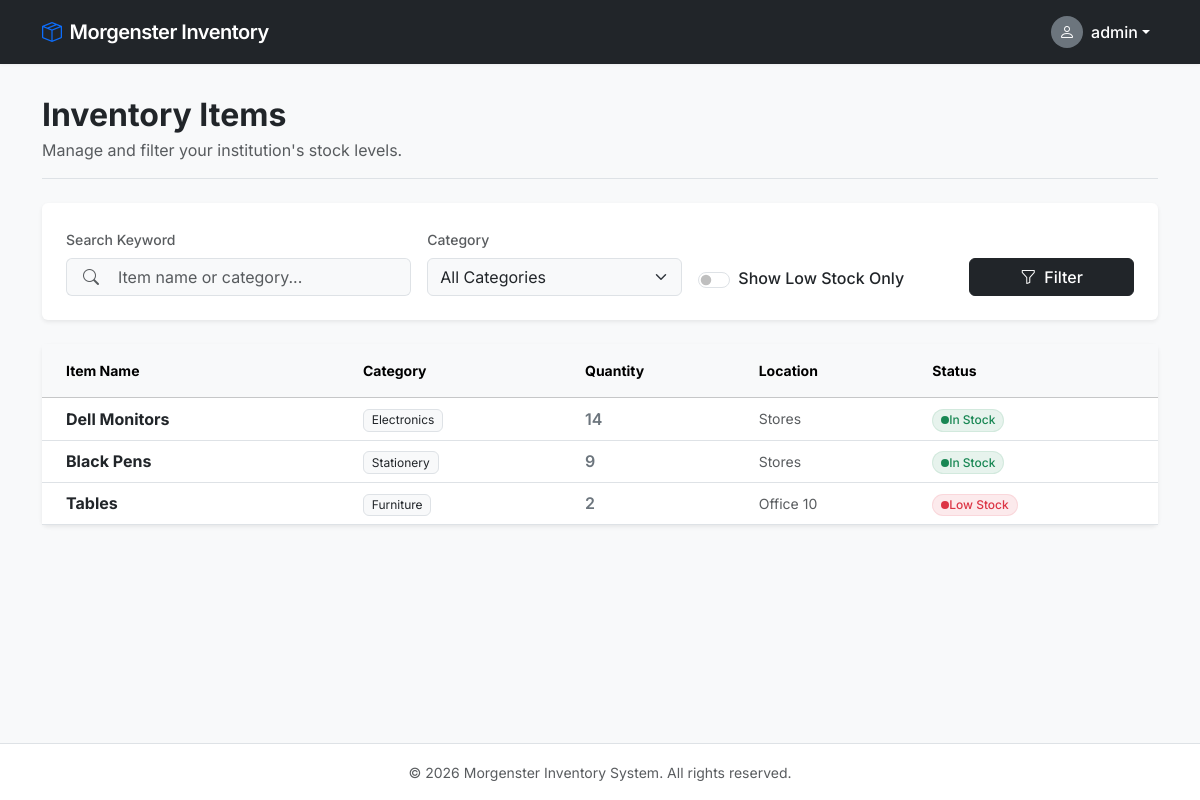
Page /inventory/ (signed in) on the earlier database version.
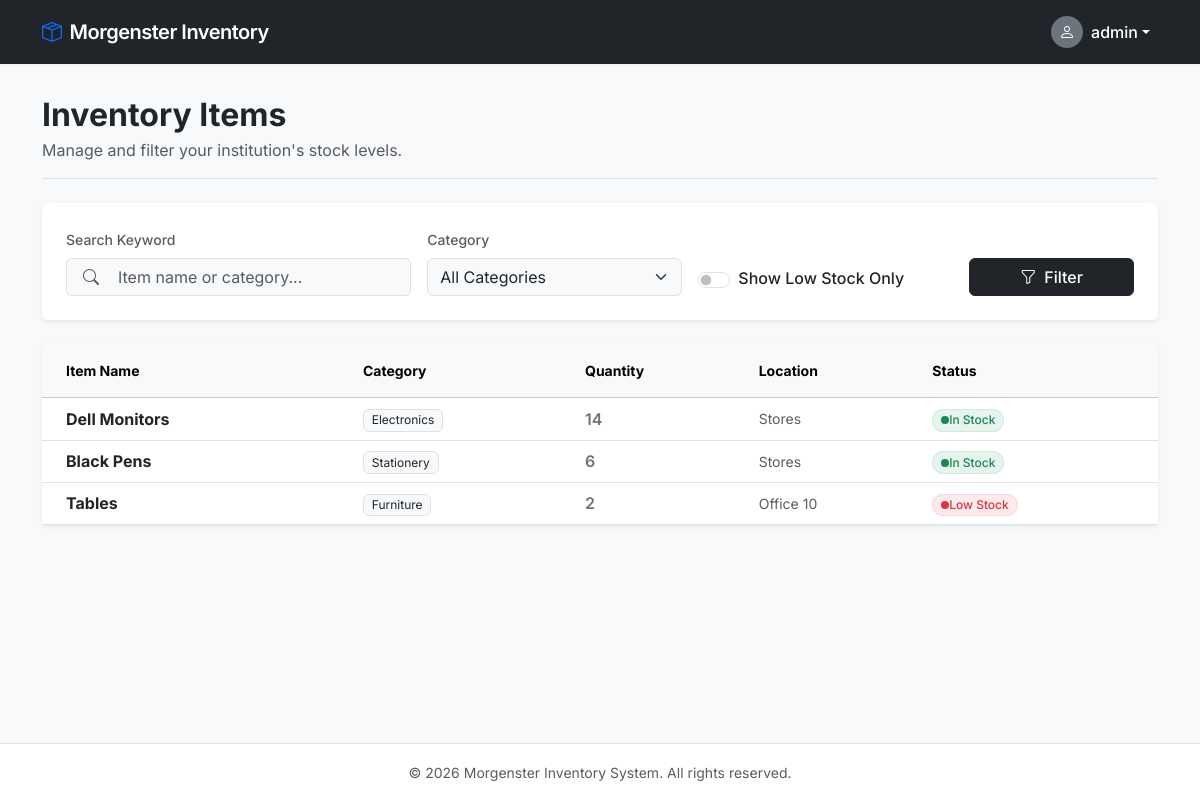
Same page on the later database version.
### inventory/models.py (models this page shows, shortened)
class Item(models.Model):
    name = models.CharField(max_length=200)
    category = models.ForeignKey(Category, on_delete=models.CASCADE)
    quantity = models.PositiveIntegerField(default=0)
    minimum_stock = models.PositiveIntegerField(default=5)
    location = models.ForeignKey(Location, on_delete=models.CASCADE)
    description = models.TextField(blank=True, null=True)
    created_at = models.DateTimeField(auto_now_add=True)

class Category(models.Model):
    name = models.CharField(max_length=100)
    def __str__(self):
        return self.name

class Location(models.Model):
    name = models.CharField(max_length=100)
    def __str__(self):
        return self.name

### inventory/views.py (the view)
# urls.py: path('', views.inventory_list, name='inventory_list'),
@login_required
def inventory_list(request):
    items = Item.objects.all()
    search_query = request.GET.get('search')
    if search_query:
        items = items.filter(
            Q(name__icontains=search_query) |
            Q(category__name__icontains=search_query)
        )
    low_stock = request.GET.get('low_stock')
    if low_stock:
        items = items.filter(
            quantity__lte=models.F('minimum_stock')
        )
    category = request.GET.get('category')
    if category:
        items = items.filter(
            category__id=category
        )
    categories = Category.objects.all()
    return render(request,
                  'inventory/inventory_list.html',
                  {
                      'items': items,
                      'categories': categories,
                  })

### templates/inventory/inventory_list.html (shortened to what the changed rows need)
{% extends 'base.html' %}
{% block content %}
<div class="d-flex flex-column flex-sm-row justify-content-between align-items-sm-center mb-4 pb-3 border-bottom">
    <div>
        <h1 class="h2 fw-bold text-dark mb-1">Inventory Items</h1>
    </div>
</div>
<div class="card border-0 shadow-sm bg-white">
    <div class="card-body p-0">
        <div class="table-responsive">
            <table class="table table-hover align-middle mb-0">
                <thead class="table-light text-muted uppercase small">
                    <tr>
                        <th class="ps-4 py-3">Item Name</th>
                        <th class="py-3">Category</th>
                        <th class="py-3">Quantity</th>
                        <th class="py-3">Location</th>
                        <th class="py-3">Status</th>
                    </tr>
                </thead>
                <tbody>
                    {% for item in items %}
                    <tr>
                        <td class="ps-4 fw-bold text-dark">{{ item.name }}</td>
                        <td>
                            <span class="badge bg-light text-dark border px-2.5 py-1.5 fw-normal">
                                {{ item.category }}
                            </span>
                        </td>
                        <td class="fw-semibold text-secondary">{{ item.quantity }}</td>
                        <td class="text-muted small">{{ item.location }}</td>
                        <td>
                            {% if item.quantity <= item.minimum_stock %}
                                <span class="badge bg-danger bg-opacity-10 text-danger border border-danger border-opacity-10 rounded-pill px-2.5 py-1.5 d-inline-flex align-items-center fw-medium">
                                    <span class="p-1 bg-danger rounded-circle me-1.5 d-inline-block" style="width:6px; height:6px;"></span> Low Stock
                                </span>
                            {% else %}
                                <span class="badge bg-success bg-opacity-10 text-success border border-success border-opacity-10 rounded-pill px-2.5 py-1.5 d-inline-flex align-items-center fw-medium">
                                    <span class="p-1 bg-success rounded-circle me-1.5 d-inline-block" style="width:6px; height:6px;"></span> In Stock
                                </span>
                            {% endif %}
                        </td>
                    </tr>
                    {% endfor %}
                </tbody>
            </table>
        </div>
    </div>
</div>
{% endblock %}

Differences in the rows shown:
changed Item "Black Pens": quantity "9" → "6"
